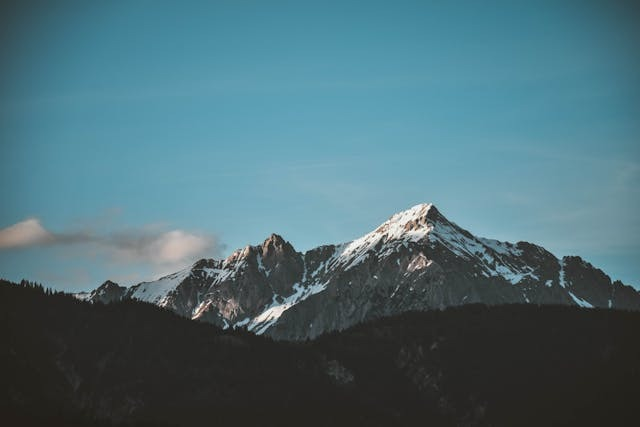
#> input picture images/mountain.jpg, 640 x 427 px
$ jupyter execute 11.edge_detection.ipynb
#> lines starting #> are read from the running program, lines starting #| are printed output that depends on the picture; after the words box and inside, x2 and y2 are one past the last pixel; in counts of white or black regions, pixels touching at a corner belong together
[cell 1]
## 11. 경계선 검출
## 약한 임계값과 강한 임계값을 사용해 경계선을 검출
## 그레이스케일 적용 -> 블러로 노이즈 제거 -> Canny 적용

[cell 2]
import cv2
MOUNTAIN = "images/mountain.jpg"

[cell 3]
### 11-1. 기본 구현
img = cv2.imread(MOUNTAIN, cv2.IMREAD_GRAYSCALE)
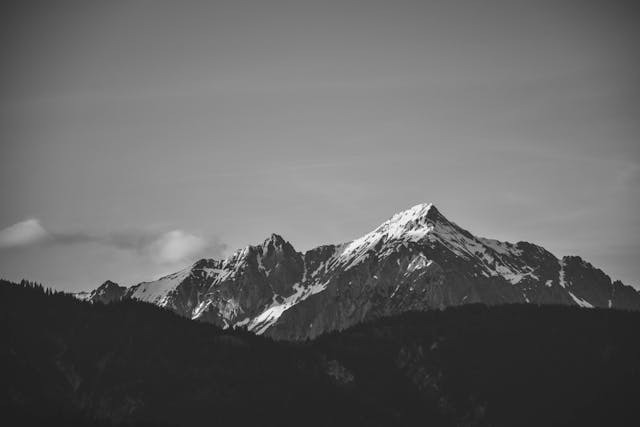
#> img: shape (427, 640); min 16, max 255, mean 100.5
canny = cv2.Canny(img, 50, 150)
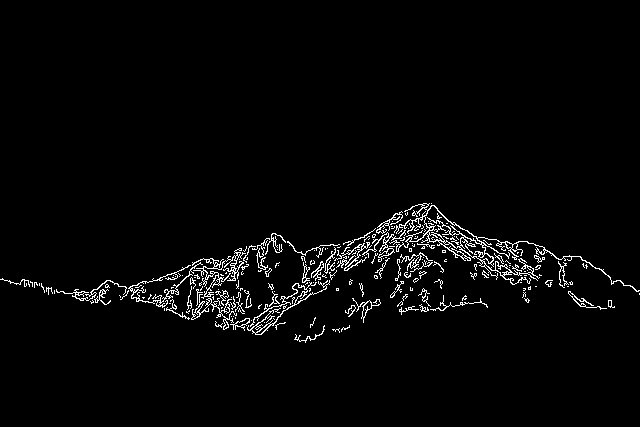
#> canny: shape (427, 640); 2.7% white in thin lines or dots, all inside (x1, y1, x2, y2) = (0, 203, 640, 343)

cv2.imshow("img", img)
cv2.imshow("Canny", canny)
cv2.waitKey(0)
cv2.destroyAllWindows()

[cell 4]
### 11-2. 트랙바
img = cv2.imread(MOUNTAIN, cv2.IMREAD_GRAYSCALE)
name = "Canny"
cv2.namedWindow(name)

cv2.createTrackbar("threshold1", name, 50, 255, lambda x:x)
cv2.createTrackbar("threshold2", name, 150, 255, lambda x:x)

while True:
    threshold1 = cv2.getTrackbarPos("threshold1", name)
    threshold2 = cv2.getTrackbarPos("threshold2", name)
    canny = cv2.Canny(img, threshold1, threshold2)
    cv2.imshow(name, canny)

    if cv2.waitKey(1) == ord("q"):
#> (key q is pressed here)

$ run again, with images/book.jpg copied over images/mountain.jpg
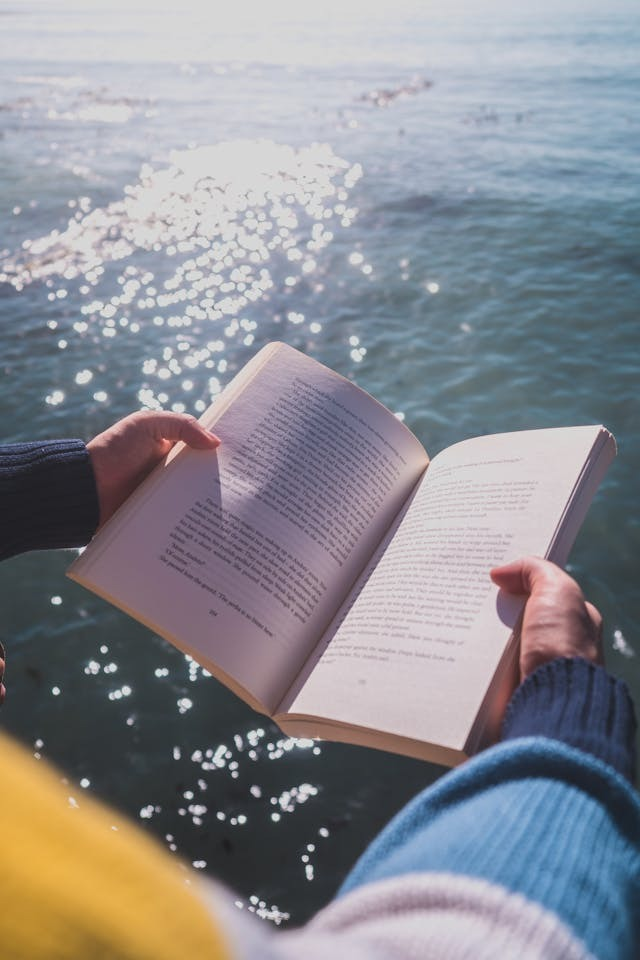
#> input picture images/book.jpg, 640 x 960 px
#> `img = cv2.imread(MOUNTAIN, cv2.IMREAD_GRAYSCALE)`:
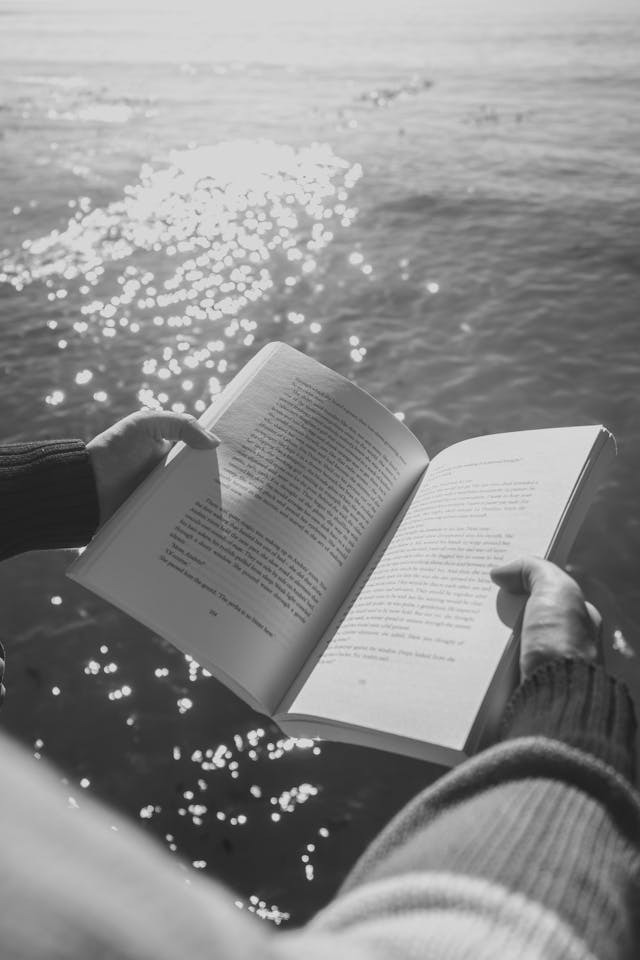
#> img: shape (960, 640); min 17, max 234, mean 140.3
#> `canny = cv2.Canny(img, 50, 150)`:
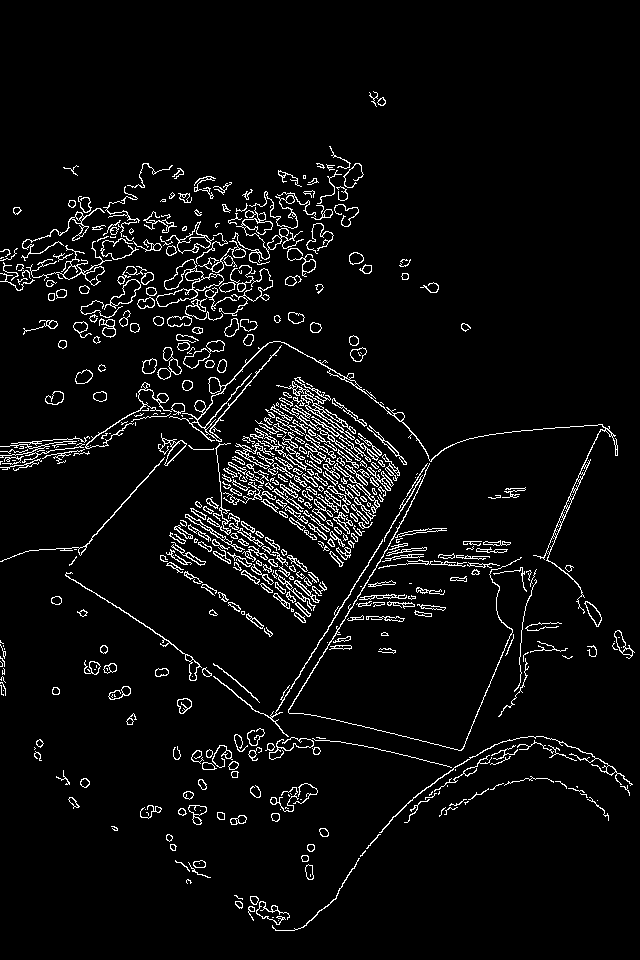
#> canny: shape (960, 640); 4.9% white in thin lines or dots, all inside (x1, y1, x2, y2) = (0, 91, 635, 931)
